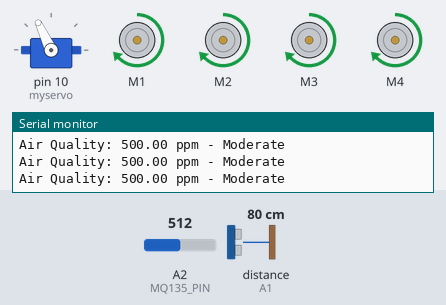
The sketch below on a simulated Arduino Uno, built with avr-gcc and run on an emulated ATmega328P. Shown: servo, 4 × DC motor (green arrow = forward, orange = backward, longer = faster), the last lines printed to the serial monitor. The inputs (shaded band) are chosen by the test bench; at power-on: distance to the obstacle (sensor on A1) 80 cm, A2 (MQ135_PIN) = 512. The echo pulse lasts 58.3 µs per cm.

Above: at 3.3 s.
3.4 s: distance to the obstacle (sensor on A1) set to 17 cm
6.4 s: distance to the obstacle (sensor on A1) set to 14 cm
At 6.69 s:
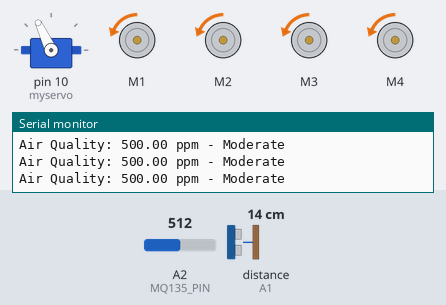
At 8.0 s:
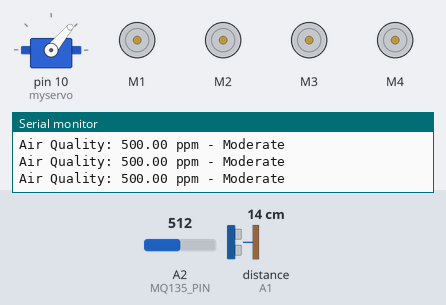
9.4 s: distance to the obstacle (sensor on A1) set to 60 cm
At 9.4 s:
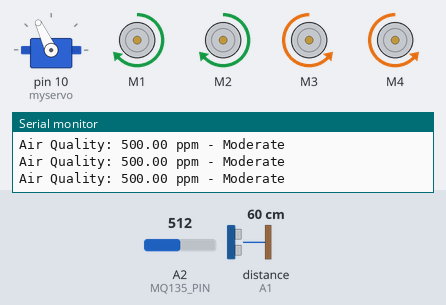
11.9 s: A2 (MQ135_PIN) set to 323
13.4 s: A2 (MQ135_PIN) set to 289
15.3 s: distance to the obstacle (sensor on A1) set to 2 cm
At 17.6 s:
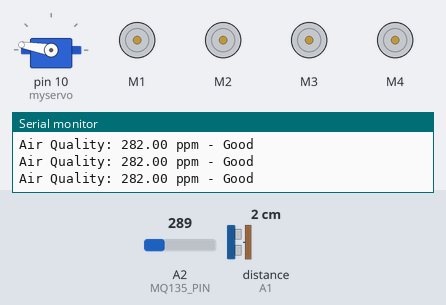
Timing chart, 0 to 24.2 s (numbered marks = the images above; inputs shaded):
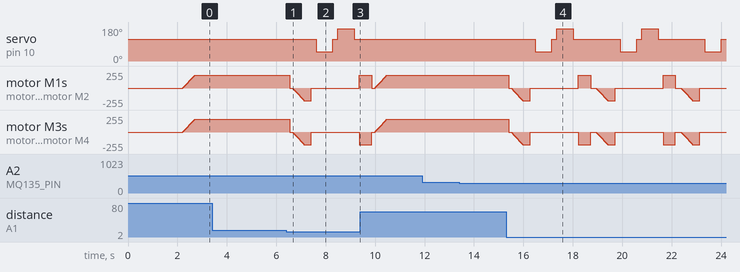

Measured:
- the behaviour switches between 16 and 15 cm on distance to the obstacle (sensor on A1) (found by bisection; images 0 and 1)
- after the input at 6.4 s, servo on pin 10 (myservo): 115° → 50° after 1.2 s, → 115° 0.67 s later, → 170° 0.20 s later, → 115° 0.67 s later
- after the input at 9.4 s, servo on pin 10 (myservo): stays 115° (without the input it goes to 50° after 1.7 s)

The sketch:

ARDUINO_OBSTACLE_AVOIDING_CAR.ino
```cpp
// OBSTACLE AVOIDING ROBOT + MQ-135 AIR QUALITY SENSOR
// Required Libraries:
// - AFMotor: https://learn.adafruit.com/adafruit-motor-shield/library-install
// - NewPing: https://github.com/livetronic/Arduino-NewPing
// - Servo: Built-in or https://github.com/arduino-libraries/Servo

#include <AFMotor.h>
#include <NewPing.h>
#include <Servo.h>

// Define ultrasonic sensor pins
#define TRIG_PIN A0
#define ECHO_PIN A1
#define MAX_DISTANCE 200

// Define MQ-135 sensor pin
#define MQ135_PIN A2

// Motor setup
AF_DCMotor motor1(1, MOTOR12_1KHZ);
AF_DCMotor motor2(2, MOTOR12_1KHZ);
AF_DCMotor motor3(3, MOTOR34_1KHZ);
AF_DCMotor motor4(4, MOTOR34_1KHZ);

// Ultrasonic + Servo
NewPing sonar(TRIG_PIN, ECHO_PIN, MAX_DISTANCE);
Servo myservo;

// Robot status
boolean goesForward = false;
int distance = 100;
int speedSet = 0;
#define MAX_SPEED 190

void setup() {
  Serial.begin(9600);
  myservo.attach(10);
  myservo.write(115);
  delay(2000);

  // Initial ping
  distance = readPing();
  delay(100);
}

void loop() {
  // --- Air Quality Monitoring ---
  int gasValue = analogRead(MQ135_PIN);
  float ppm = map(gasValue, 0, 1023, 0, 1000);
  Serial.print("Air Quality: ");
  Serial.print(ppm);
  Serial.print(" ppm - ");
  if (ppm > 700) {
    Serial.println("Poor");
  } else if (ppm > 300) {
    Serial.println("Moderate");
  } else {
    Serial.println("Good");
  }

  // --- Obstacle Avoidance ---
  int distanceR = 0;
  int distanceL = 0;
  delay(40);

  if (distance <= 15) {
    moveStop();
    delay(100);
    moveBackward();
    delay(300);
    moveStop();
    delay(200);
    distanceR = lookRight();
    delay(200);
    distanceL = lookLeft();
    delay(200);

    if (distanceR >= distanceL) {
      turnRight();
      moveStop();
    } else {
      turnLeft();
      moveStop();
    }
  } else {
    moveForward();
  }

  distance = readPing();
}

// --- Look Right ---
int lookRight() {
  myservo.write(50);
  delay(500);
  int distance = readPing();
  delay(100);
  myservo.write(115);
  return distance;
}

// --- Look Left ---
int lookLeft() {
  myservo.write(170);
  delay(500);
  int distance = readPing();
  delay(100);
  myservo.write(115);
  return distance;
}

// --- Read Ultrasonic Distance ---
int readPing() {
  delay(70);
  int cm = sonar.ping_cm();
  if (cm == 0) {
    cm = 250;
  }
  return cm;
}

// --- Motor Controls ---
void moveStop() {
  motor1.run(RELEASE);
  motor2.run(RELEASE);
  motor3.run(RELEASE);
  motor4.run(RELEASE);
}

void moveForward() {
  if (!goesForward) {
    goesForward = true;
    motor1.run(FORWARD);
    motor2.run(FORWARD);
    motor3.run(FORWARD);
    motor4.run(FORWARD);
    for (speedSet = 0; speedSet < MAX_SPEED; speedSet += 2) {
      motor1.setSpeed(speedSet);
      motor2.setSpeed(speedSet);
      motor3.setSpeed(speedSet);
      motor4.setSpeed(speedSet);
      delay(5);
    }
  }
}

void moveBackward() {
  goesForward = false;
  motor1.run(BACKWARD);
  motor2.run(BACKWARD);
  motor3.run(BACKWARD);
  motor4.run(BACKWARD);
  for (speedSet = 0; speedSet < MAX_SPEED; speedSet += 2) {
    motor1.setSpeed(speedSet);
    motor2.setSpeed(speedSet);
    motor3.setSpeed(speedSet);
    motor4.setSpeed(speedSet);
    delay(5);
  }
}

void turnRight() {
  motor1.run(FORWARD);
  motor2.run(FORWARD);
  motor3.run(BACKWARD);
  motor4.run(BACKWARD);
  delay(500);
  motor1.run(FORWARD);
  motor2.run(FORWARD);
  motor3.run(FORWARD);
  motor4.run(FORWARD);
}

void turnLeft() {
  motor1.run(BACKWARD);
  motor2.run(BACKWARD);
  motor3.run(FORWARD);
  motor4.run(FORWARD);
  delay(500);
  motor1.run(FORWARD);
  motor2.run(FORWARD);
  motor3.run(FORWARD);
  motor4.run(FORWARD);
}
```
